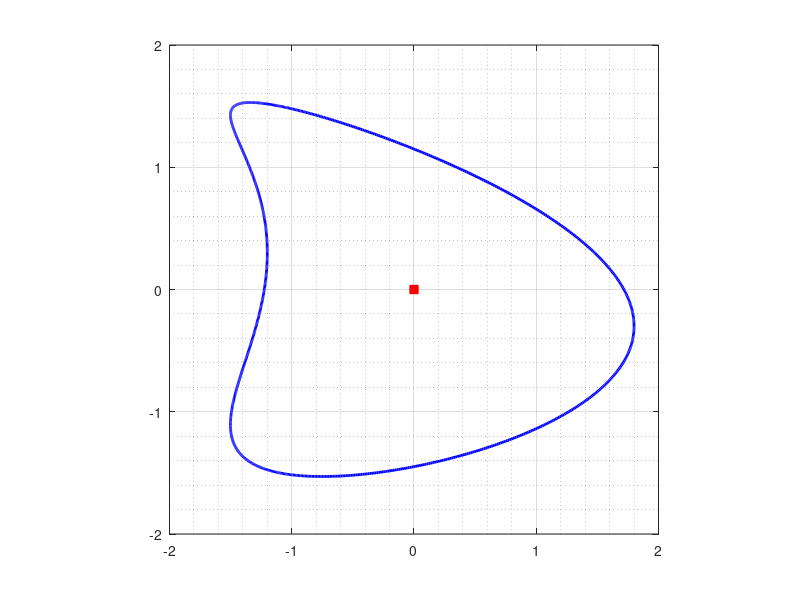

Recreate this plot in MATLAB. (Note: this script raises an error after producing the figure.)
clear;clc
%eigenvalues of KD using E
% Num ex Fig 4, table 1 of The exterior Steklov problem of Euclidean
% domains
%%
n =2^10;
h=2*pi/n;
t = 0:h:2*pi-h; t=t(:);
%%
et    = 1.5*cos(t)+0.7*cos(2*t)-0.4+i*( -1.5*sin(t)-0.3*cos(t));
etp   =-1.5*sin(t)-1.4*sin(2*t)    +i*( -1.5*cos(t)+0.3*sin(t));
etpp  =-1.5*cos(t)-2.8*cos(2*t)    +i*(1.5*sin(t)+0.3*cos(t));
Area  = -h*sum(real(et).*imag(etp))
alpha = 0;
%%
fig1=figure;
hold on; box on;
crv = et; crv(end+1)=crv(1);
plot(real(crv),imag(crv),'b','LineWidth',2);
plot(real(alpha),imag(alpha),'sr','MarkerFaceColor','r');
set(fig1,'PaperSize',[5  5]);
grid on; axis square
ax=gca; 
set(ax,'xminorgrid','on','yminorgrid','on')
ax.GridAlpha=0.25; ax.MinorGridAlpha=0.25;
set(gca,'FontSize',14)
set(ax,'LooseInset',get(ax,'TightInset'))
%%
h        =   2*pi/n;
% 
for k=1:n
    for j=1:n
        if (k==j)
            N(k,j)  =  h*(1/pi)*imag(0.5*(etpp(k)/etp(k)));
            tM(k,j) =  h*(1/pi)*real(0.5*(etpp(k)/etp(k)));
        else
            N(k,j)  =  h*(1/pi)*imag((etp(j))/((et(j)-et(k))));
            tM(k,j) =  h*((1/(2*pi))*cot((t(k)-t(j))/2)...
                        +(1/pi)*real((etp(j))/((et(j)-et(k)))));
        end
    end
end
%
for k=1:n
    for j=1:n
        if (((j-k)/2)-floor((j-k)/2) == 0)
            K(k,j) = 0;
        else
            K(k,j) = (2/n)*cot(pi*(k-j)/n);
        end
    end
end
%
M        =  -K+tM;
E        =  -inv(eye(n)-N)*M;
%%
MD = matD(n);
P  = diag(1./abs(etp));
KD = P*MD*E;
%%
format long g
%
KDI = KD+eye(n);
[V,D] = eigs(KDI,13,'smallestabs');
Dv    = real(diag(D)-1)
%%
% 
figure;
tfig = tiledlayout(2,4);
tfig.TileSpacing = 'none'; % Or 'compact'
tfig.Padding = 'none';     % Or 'compact'
% 
for kk=1:8
    gam  = real(V(:,kk+2)); c = h*sum(gam.^2.*abs(etp)); gam = gam./c;
    % 
nexttile
%
set(groot,'defaultAxesTickLabelInterpreter','latex');
set(groot,'defaulttextinterpreter','latex');
set(groot,'defaultLegendInterpreter','latex');
etv = et; etv(n+1)=etv(1);
gamv = gam; gamv(n+1)=gam(1);
plot3(real(etv),imag(etv),gamv,'b','LineWidth',1.5)
hold on; box on
plot(real(etv),imag(etv),'-.k','LineWidth',1.5)
for kj=1:8:length(et)
    pnt1 = [real(et(kj)) real(et(kj))];
    pnt2 = [imag(et(kj)) imag(et(kj))];
    pnt3 = [gam(kj)      0];
    if gam(kj)>0
        plot3(pnt1,pnt2,pnt3,'k','LineWidth',0.5);
    else
        plot3(pnt1,pnt2,pnt3,'r','LineWidth',0.5);
    end
end
view([1 1 1])
axis off
ax=gca; 
set(gca,'LooseInset',get(gca,'TightInset'))
grid on; grid('minor')
ax=gca; 
set(ax,'xminorgrid','on','yminorgrid','on')
ax.GridAlpha=0.25; ax.MinorGridAlpha=0.25;
set(gca,'FontSize',14)
% 
end
%%
set(gca,'LooseInset',get(gca,'TightInset'))
print -depsc fig_kite_8eigf_U_b
%%
